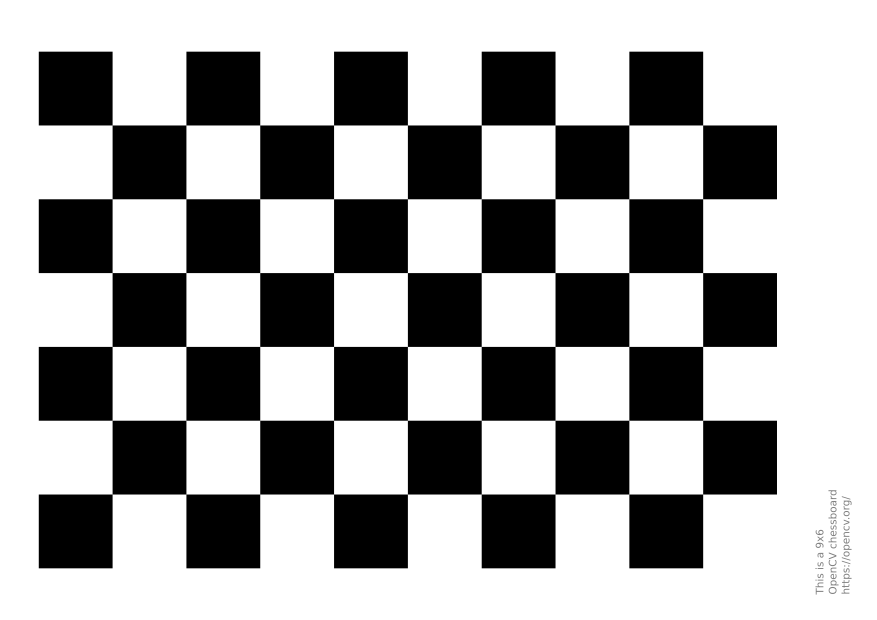
#> input picture Tutorials/Guides and Walkthroughs/12. Tutorial on Image Processing/data/chessboard.png, 1754 x 1240 px, found by its file name (shown at 1/2 size)
$ jupyter execute 12_Geometric_Transformations.ipynb
#> lines starting #> are read from the running program, lines starting #| are printed output that depends on the picture
# **12. Geometric Transformations**

Geometric transformations modify the spatial arrangement of pixels in an image. They are fundamental in computer vision for aligning, registering, or augmenting images.

### **1. Translation, Rotation, Scaling**
  - Translation shifts the image in x and y directions.
  - Rotation turns the image around a pivot (usually the center).
   - Scaling resizes the image along x and y axes.

### **2. Affine Transformation**
  * Preserves lines and parallelism, but not necessarily angles or lengths.
  * Defined by 6 parameters mapping (x, y) to (x', y').
  * Useful for rotation, translation, scaling combined in one operation.

### **3. Perspective Warp (Homography)**
  * Maps a quadrilateral in the source image to another quadrilateral in the target.
  * Allows simulation of 3D viewpoint changes, like top-down or oblique views.

### **4. Image Alignment / Registration**
  * Matches points/features between two images to overlay them accurately.
  * Used in stitching panoramas, medical imaging, or tracking.

[cell 1]
import numpy as np
import matplotlib.pyplot as plt
from skimage import io, transform, color
import cv2

# --- Load image ---
image = io.imread('chessboard.png')
#> image is the input picture: shape (1240, 1754, 4); mean R, G, B, A 165.4, 165.4, 165.4, 255
if image.shape[2] == 4:  # drop alpha
    image = image[:, :, :3]
#> image: shape (1240, 1754, 3)

H, W = image.shape[:2]
#> H = 1240; W = 1754

# --- 1. Translation ---
tx, ty = 100, 50  # shift right 100 px, down 50 px
translation_matrix = np.float32([[1, 0, tx], [0, 1, ty]])
translated = cv2.warpAffine(image, translation_matrix, (W, H))
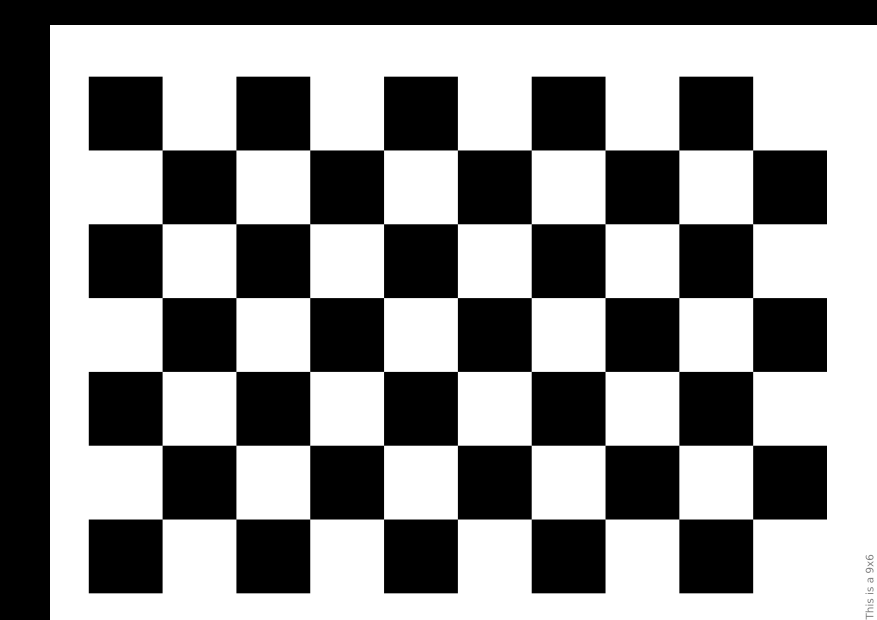
#> translated: shape (1240, 1754, 3) (shown at 1/2 size); min 0, max 255, mean 141.3

# --- 2. Rotation ---
angle = 45  # degrees
center = (W//2, H//2)
#> center = (877, 620)
rot_matrix = cv2.getRotationMatrix2D(center, angle, 1)  # scale=1
rotated = cv2.warpAffine(image, rot_matrix, (W, H))
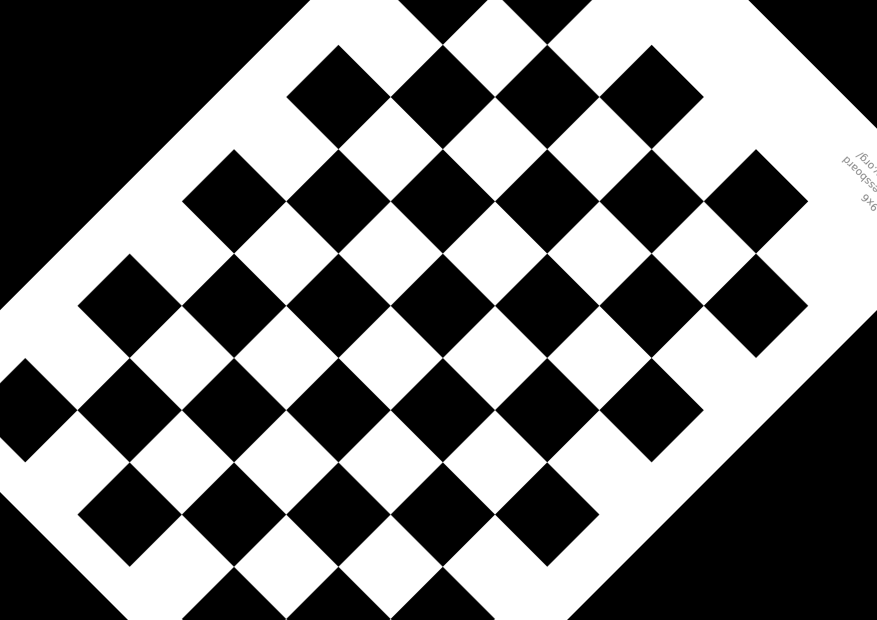
#> rotated: shape (1240, 1754, 3) (shown at 1/2 size); min 0, max 255, mean 122.5

# --- 3. Scaling ---
scale_x, scale_y = 1.5, 0.5
scaled = cv2.resize(image, None, fx=scale_x, fy=scale_y, interpolation=cv2.INTER_LINEAR)
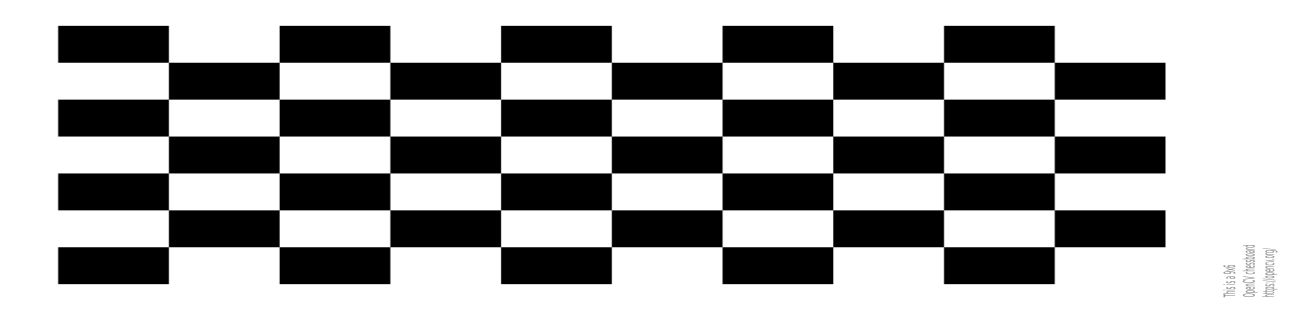
#> scaled: shape (620, 2631, 3) (shown at 1/2 size); min 0, max 255, mean 165.4

# --- 4. Affine Transformation ---
pts1 = np.float32([[50,50],[200,50],[50,200]])  # source points
pts2 = np.float32([[10,100],[200,50],[100,250]])  # destination points
affine_matrix = cv2.getAffineTransform(pts1, pts2)
affine_transformed = cv2.warpAffine(image, affine_matrix, (W, H))
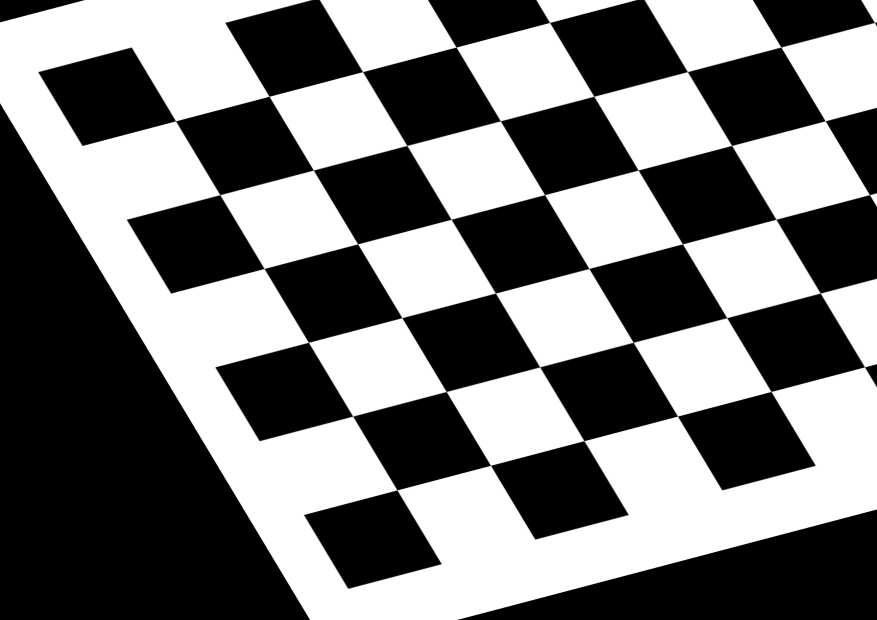
#> affine_transformed: shape (1240, 1754, 3) (shown at 1/2 size); min 0, max 255, mean 119.5

# --- 5. Perspective Warp ---
pts1 = np.float32([[50,50], [W-50,50], [50,H-50], [W-50,H-50]])
pts2 = np.float32([[-100, -50], [W+100, 50], [50, H+100], [W+150, H+150]])
perspective_matrix = cv2.getPerspectiveTransform(pts1, pts2)
perspective_transformed = cv2.warpPerspective(image, perspective_matrix, (W, H))
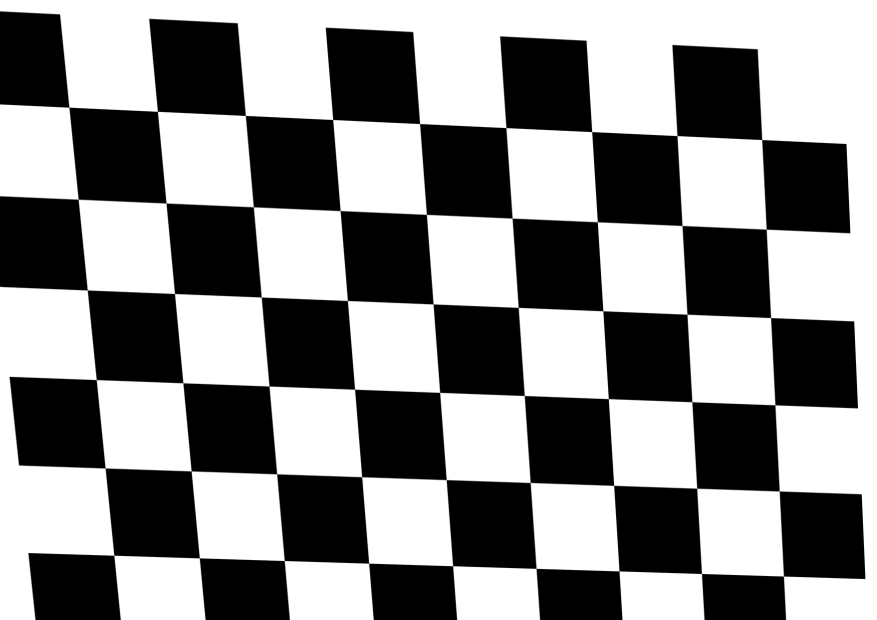
#> perspective_transformed: shape (1240, 1754, 3) (shown at 1/2 size); min 0, max 255, mean 138.7

# --- Display all transformations ---
fig, axes = plt.subplots(2, 3, figsize=(18, 12))

axes[0,0].imshow(image)
axes[0,0].set_title("Original")
axes[0,0].axis('off')

axes[0,1].imshow(translated)
axes[0,1].set_title("Translated")
axes[0,1].axis('off')

axes[0,2].imshow(rotated)
axes[0,2].set_title("Rotated 45°")
axes[0,2].axis('off')

axes[1,0].imshow(scaled)
axes[1,0].set_title("Scaled (1.5x,0.5y)")
axes[1,0].axis('off')

axes[1,1].imshow(affine_transformed)
axes[1,1].set_title("Affine Transform")
axes[1,1].axis('off')

axes[1,2].imshow(perspective_transformed)
axes[1,2].set_title("Perspective Warp")
axes[1,2].axis('off')

plt.tight_layout()
plt.show()
